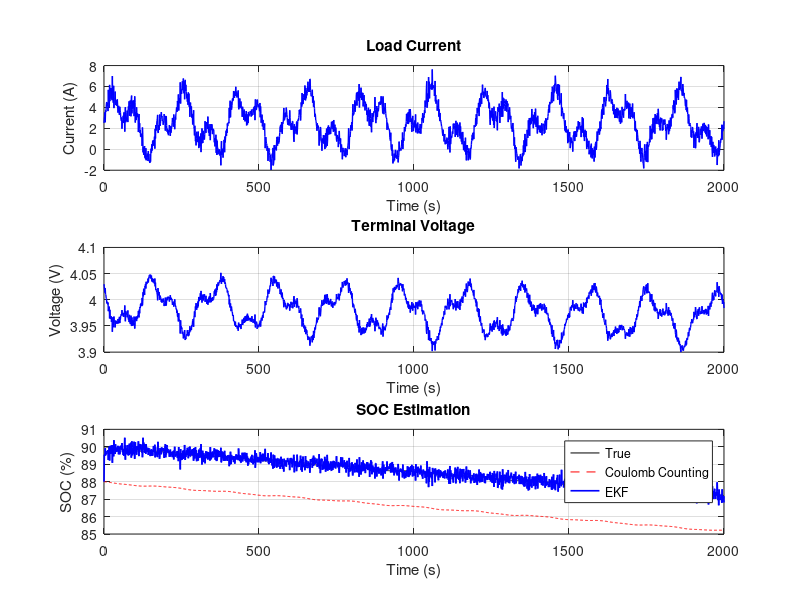

The MATLAB source for this figure: (Note: this script raises an error after producing the figure.)
%% 电池SOC估算 - 扩展卡尔曼滤波
% 功能：安时法 vs EKF 对比估算电池SOC
% 兼容版本：MATLAB R2016b

clc; close all;
scriptPath = fileparts(mfilename('fullpath'));
addpath(fullfile(scriptPath, '..', 'utils'));

%% 电池参数
Q_nom = 50;                  % 标称容量 [Ah]
R0 = 0.01;                   % 欧姆内阻 [Ohm]
R1 = 0.015;                  % 极化内阻 [Ohm]
C1 = 2000;                   % 极化电容 [F]
tau1 = R1*C1;                % 极化时间常数 [s]

% 开路电压-SOC曲线
V_oc = @(soc) 3.2 + 0.9*soc + 0.1*soc.^2 - 0.05*soc.^3;

%% 仿真参数
dt = 1.0;                    % 仿真步长 [s]
T = 2000;                    % 仿真时长 [s]
t = 0:dt:T;                  % 时间向量
n = length(t);

%% 生成负载电流（含多频扰动）
I_load = 2.5 + 2*sin(2*pi*t/200) + 1.5*sin(2*pi*t/80) + 0.5*randn(size(t));

%% 真值仿真（一阶RC等效电路模型）
soc_true = zeros(1,n); v1_true = zeros(1,n);
soc = 0.9; v1 = 0;
for k = 1:n
    soc_true(k)=soc; v1_true(k)=v1;
    v1 = v1 + dt*(-v1/tau1 + I_load(k)/C1);
    soc = soc - dt*I_load(k)/(Q_nom*3600);
end

% 端电压 = OCV - 欧姆压降 - 极化压降 + 测量噪声
V_term = V_oc(soc_true) - R0*I_load - v1_true + 0.002*randn(size(t));

%% 安时法估算
soc_ah = zeros(1,n); soc_ah(1) = 0.88;
for k = 2:n
    soc_ah(k) = soc_ah(k-1) - dt*I_load(k-1)/(Q_nom*3600);
end

%% EKF 估算
soc_ekf = zeros(1,n); soc_ekf(1) = 0.88;
x = [0.88; 0];                              % 状态：[SOC, 极化电压]
P = diag([0.01^2, 0.001^2]);                % 初始协方差
Q_w = diag([1e-6, 1e-6]);                   % 过程噪声
R_v = 0.002^2;                              % 观测噪声

for k = 2:n
    Ik = I_load(k-1);

    % 预测
    sp = x(1) - dt*Ik/(Q_nom*3600);
    v1p = x(2) + dt*(-x(2)/tau1 + Ik/C1);
    A = [1, 0; 0, 1-dt/tau1];
    Pp = A*P*A' + Q_w;

    % 观测预测
    Vp = V_oc(sp) - R0*Ik - v1p;
    dOCV = 0.9 + 0.2*sp - 0.15*sp^2;
    C = [dOCV, -1];

    % 卡尔曼增益
    K = Pp*C'/(C*Pp*C' + R_v);

    % 状态更新
    x = [sp; v1p] + K*(V_term(k) - Vp);
    P = (eye(2) - K*C)*Pp;
    soc_ekf(k) = x(1);
end

%% 绘图
figure('Position', [100 100 850 600]);

subplot(3,1,1);
plot(t, I_load, 'b-', 'LineWidth', 1);
xlabel('Time (s)'); ylabel('Current (A)');
grid on; title('Load Current');

subplot(3,1,2);
plot(t, V_term, 'b-', 'LineWidth', 1);
xlabel('Time (s)'); ylabel('Voltage (V)');
grid on; title('Terminal Voltage');

subplot(3,1,3);
plot(t, soc_true*100, 'k-', t, soc_ah*100, 'r--', t, soc_ekf*100, 'b-', 'LineWidth', 1.2);
xlabel('Time (s)'); ylabel('SOC (%)');
legend('True', 'Coulomb Counting', 'EKF'); grid on; title('SOC Estimation');

%% 输出结果
err_ah = soc_ah - soc_true;
err_ekf = soc_ekf - soc_true;
fprintf('===== SOC Estimation Results =====\n');
fprintf('Coulomb counting RMS error: %.3f%%\n', rms_calculation(err_ah)*100);
fprintf('EKF RMS error: %.3f%%\n', rms_calculation(err_ekf)*100);
fprintf('Coulomb counting final error: %.3f%%\n', abs(soc_ah(end)-soc_true(end))*100);
fprintf('EKF final error: %.3f%%\n', abs(soc_ekf(end)-soc_true(end))*100);
